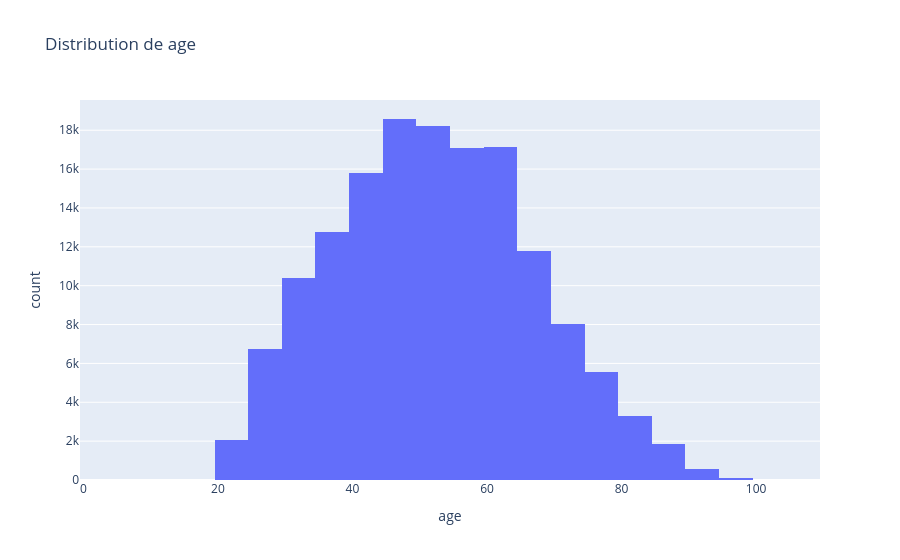
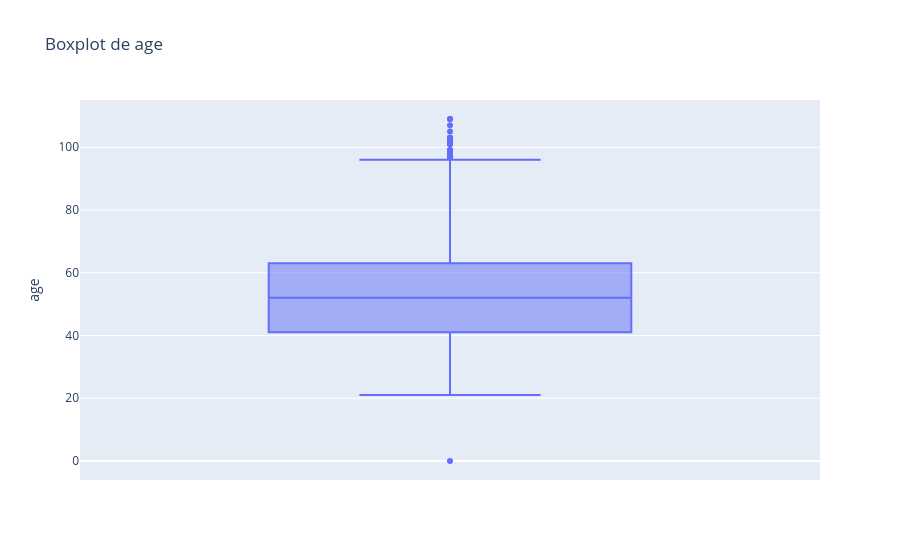

Notebook code for these charts, in order:
### Code cell
print(f"Nombre de lignes avec age = 0 : {(df['age'] == 0).sum()}")

fig_hist = px.histogram(df, x="age", nbins=50, title="Distribution de age")
fig_hist.show()

fig_box = px.box(df, y="age", title="Boxplot de age")
fig_box.show()

### Figure 1 — Plotly figure (JSON) as saved in the notebook; plotly's stock layout.template omitted (floating-point values rounded to 4 significant figures; data arrays with more than 128 entries replaced by an {"elided": "..."} marker saying what was removed)
{"data": [{"bingroup": "x", "hovertemplate": "age=%{x}<br>count=%{y}<extra></extra>", "legendgroup": "", "marker": {"color": "#636efa", "pattern": {"shape": ""}}, "name": "", "nbinsx": 50, "orientation": "v", "showlegend": false, "type": "histogram", "x": {"elided": "150000 int values"}, "xaxis": "x", "yaxis": "y"}], "layout": {"barmode": "relative", "legend": {"tracegroupgap": 0}, "title": {"text": "Distribution de age"}, "xaxis": {"anchor": "y", "domain": [0, 1], "title": {"text": "age"}}, "yaxis": {"anchor": "x", "domain": [0, 1], "title": {"text": "count"}}}}

### Figure 2 — Plotly figure (JSON) as saved in the notebook; plotly's stock layout.template omitted (floating-point values rounded to 4 significant figures; data arrays with more than 128 entries replaced by an {"elided": "..."} marker saying what was removed)
{"data": [{"alignmentgroup": "True", "hovertemplate": "age=%{y}<extra></extra>", "legendgroup": "", "marker": {"color": "#636efa"}, "name": "", "notched": false, "offsetgroup": "", "orientation": "v", "showlegend": false, "type": "box", "x0": " ", "xaxis": "x", "y": {"elided": "150000 int values"}, "y0": " ", "yaxis": "y"}], "layout": {"boxmode": "group", "legend": {"tracegroupgap": 0}, "title": {"text": "Boxplot de age"}, "xaxis": {"anchor": "y", "domain": [0, 1]}, "yaxis": {"anchor": "x", "domain": [0, 1], "title": {"text": "age"}}}}
